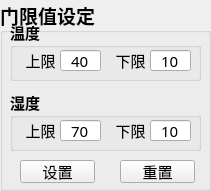
  <widget class="QGroupBox" name="GroupBoxset">
   <property name="geometry">
    <rect>
     <x>30</x>
     <y>480</y>
     <width>211</width>
     <height>191</height>
    </rect>
   </property>
   <property name="font">
    <font>
     <family>宋体</family>
     <pointsize>14</pointsize>
     <weight>75</weight>
     <bold>true</bold>
    </font>
   </property>
   <property name="styleSheet">
    <string notr="true"/>
   </property>
   <property name="title">
    <string>门限值设定</string>
   </property>
   <widget class="QPushButton" name="Setbtn">
    <property name="geometry">
     <rect>
      <x>20</x>
      <y>160</y>
      <width>75</width>
      <height>23</height>
     </rect>
    </property>
    <property name="font">
     <font>
      <family>宋体</family>
      <pointsize>11</pointsize>
      <weight>50</weight>
      <bold>false</bold>
     </font>
    </property>
    <property name="styleSheet">
     <string notr="true"/>
    </property>
    <property name="text">
     <string>设置</string>
    </property>
   </widget>
   <widget class="QPushButton" name="Resetbtn">
    <property name="geometry">
     <rect>
      <x>120</x>
      <y>160</y>
      <width>75</width>
      <height>23</height>
     </rect>
    </property>
    <property name="font">
     <font>
      <family>宋体</family>
      <pointsize>11</pointsize>
      <weight>50</weight>
      <bold>false</bold>
     </font>
    </property>
    <property name="styleSheet">
     <string notr="true"/>
    </property>
    <property name="text">
     <string>重置</string>
    </property>
   </widget>
   <widget class="QGroupBox" name="GroupBoxsettemp">
    <property name="geometry">
     <rect>
      <x>10</x>
      <y>20</y>
      <width>191</width>
      <height>61</height>
     </rect>
    </property>
    <property name="font">
     <font>
      <family>宋体</family>
      <pointsize>11</pointsize>
     </font>
    </property>
    <property name="styleSheet">
     <string notr="true"/>
    </property>
    <property name="title">
     <string>温度</string>
    </property>
    <widget class="QLineEdit" name="lineEditTempUp">
     <property name="geometry">
      <rect>
       <x>50</x>
       <y>30</y>
       <width>41</width>
       <height>21</height>
      </rect>
     </property>
     <property name="font">
      <font>
       <family>宋体</family>
       <pointsize>11</pointsize>
       <weight>50</weight>
       <bold>false</bold>
      </font>
     </property>
     <property name="autoFillBackground">
      <bool>false</bool>
     </property>
     <property name="styleSheet">
      <string notr="true"/>
     </property>
     <property name="text">
      <string>40</string>
     </property>
     <property name="alignment">
      <set>Qt::AlignCenter</set>
     </property>
    </widget>
    <widget class="QLabel" name="labeltemup">
     <property name="geometry">
      <rect>
       <x>10</x>
       <y>30</y>
       <width>41</width>
       <height>21</height>
      </rect>
     </property>
     <property name="font">
      <font>
       <family>宋体</family>
       <pointsize>11</pointsize>
       <weight>50</weight>
       <bold>false</bold>
      </font>
     </property>
     <property name="text">
      <string>上限</string>
     </property>
     <property name="alignment">
      <set>Qt::AlignCenter</set>
     </property>
    </widget>
    <widget class="QLineEdit" name="lineEditTempLow">
     <property name="geometry">
      <rect>
       <x>140</x>
       <y>30</y>
       <width>41</width>
       <height>21</height>
      </rect>
     </property>
     <property name="font">
      <font>
       <family>宋体</family>
       <pointsize>11</pointsize>
       <weight>50</weight>
       <bold>false</bold>
      </font>
     </property>
     <property name="autoFillBackground">
      <bool>false</bool>
     </property>
     <property name="styleSheet">
      <string notr="true"/>
     </property>
     <property name="text">
      <string>10</string>
     </property>
     <property name="alignment">
      <set>Qt::AlignCenter</set>
     </property>
    </widget>
    <widget class="QLabel" name="labeltemlow">
     <property name="geometry">
      <rect>
       <x>100</x>
       <y>30</y>
       <width>41</width>
       <height>21</height>
      </rect>
     </property>
     <property name="font">
      <font>
       <family>宋体</family>
       <pointsize>11</pointsize>
       <weight>50</weight>
       <bold>false</bold>
      </font>
     </property>
     <property name="text">
      <string>下限</string>
     </property>
     <property name="alignment">
      <set>Qt::AlignCenter</set>
     </property>
    </widget>
   </widget>
   <widget class="QGroupBox" name="GroupBoxsethum">
    <property name="geometry">
     <rect>
      <x>10</x>
      <y>90</y>
      <width>191</width>
      <height>61</height>
     </rect>
    </property>
    <property name="font">
     <font>
      <family>宋体</family>
      <pointsize>11</pointsize>
     </font>
    </property>
    <property name="styleSheet">
     <string notr="true"/>
    </property>
    <property name="title">
     <string>湿度</string>
    </property>
    <widget class="QLineEdit" name="lineEditHumUp">
     <property name="geometry">
      <rect>
       <x>50</x>
       <y>30</y>
       <width>41</width>
       <height>21</height>
      </rect>
     </property>
     <property name="font">
      <font>
       <family>宋体</family>
       <pointsize>11</pointsize>
       <weight>50</weight>
       <bold>false</bold>
      </font>
     </property>
     <property name="autoFillBackground">
      <bool>false</bool>
     </property>
     <property name="styleSheet">
      <string notr="true"/>
     </property>
     <property name="text">
      <string>70</string>
     </property>
     <property name="alignment">
      <set>Qt::AlignCenter</set>
     </property>
    </widget>
    <widget class="QLabel" name="labelhumup">
     <property name="geometry">
      <rect>
       <x>10</x>
       <y>30</y>
       <width>41</width>
       <height>21</height>
      </rect>
     </property>
     <property name="font">
      <font>
       <family>宋体</family>
       <pointsize>11</pointsize>
       <weight>50</weight>
       <bold>false</bold>
      </font>
     </property>
     <property name="text">
      <string>上限</string>
     </property>
     <property name="alignment">
      <set>Qt::AlignCenter</set>
     </property>
    </widget>
    <widget class="QLineEdit" name="lineEditHumLow">
     <property name="geometry">
      <rect>
       <x>140</x>
       <y>30</y>
       <width>41</width>
       <height>21</height>
      </rect>
     </property>
     <property name="font">
      <font>
       <family>宋体</family>
       <pointsize>11</pointsize>
       <weight>50</weight>
       <bold>false</bold>
      </font>
     </property>
     <property name="autoFillBackground">
      <bool>false</bool>
     </property>
     <property name="styleSheet">
      <string notr="true"/>
     </property>
     <property name="text">
      <string>10</string>
     </property>
     <property name="alignment">
      <set>Qt::AlignCenter</set>
     </property>
    </widget>
    <widget class="QLabel" name="labelhumlow">
     <property name="geometry">
      <rect>
       <x>100</x>
       <y>30</y>
       <width>41</width>
       <height>21</height>
      </rect>
     </property>
     <property name="font">
      <font>
       <family>宋体</family>
       <pointsize>11</pointsize>
       <weight>50</weight>
       <bold>false</bold>
      </font>
     </property>
     <property name="text">
      <string>下限</string>
     </property>
     <property name="alignment">
      <set>Qt::AlignCenter</set>
     </property>
    </widget>
   </widget>
  </widget>
